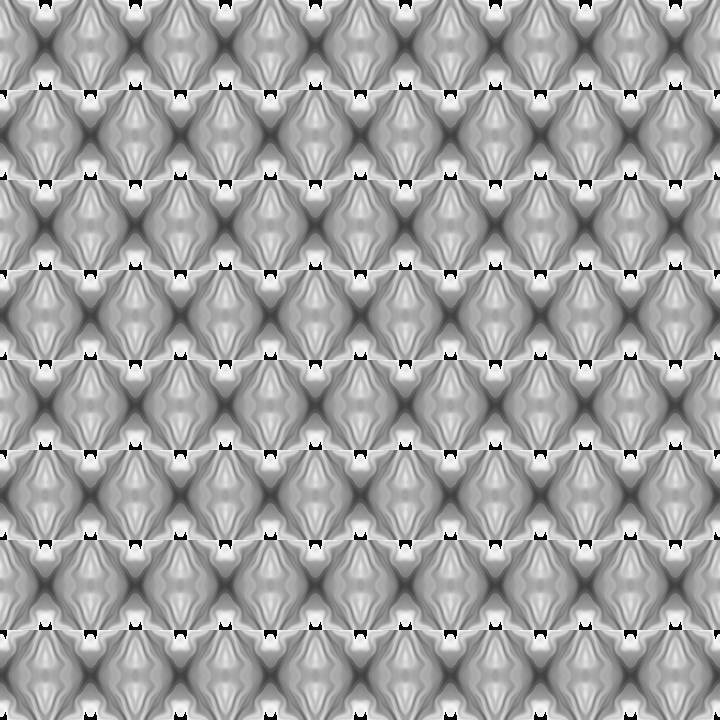
Frame 1 (no input)
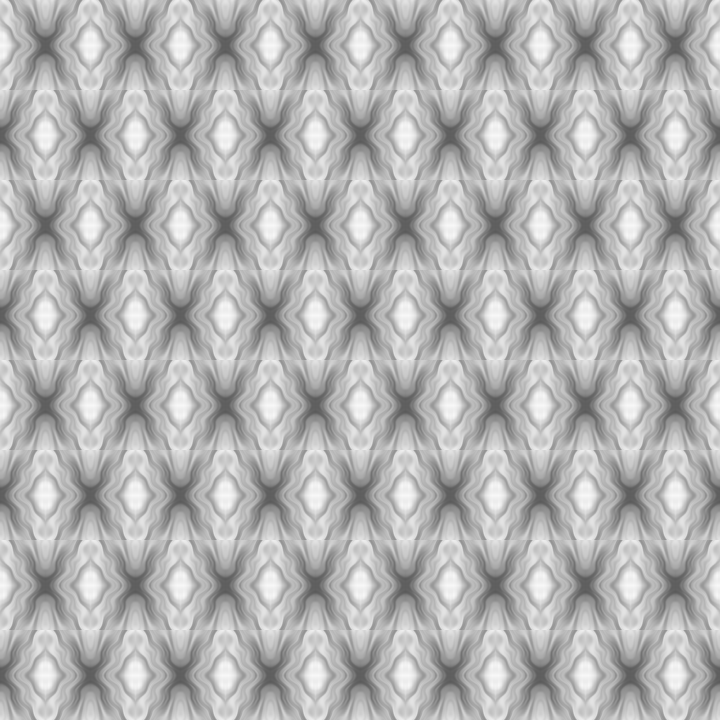
Frame 60 (the mouse pressed at the canvas centre just before this capture)
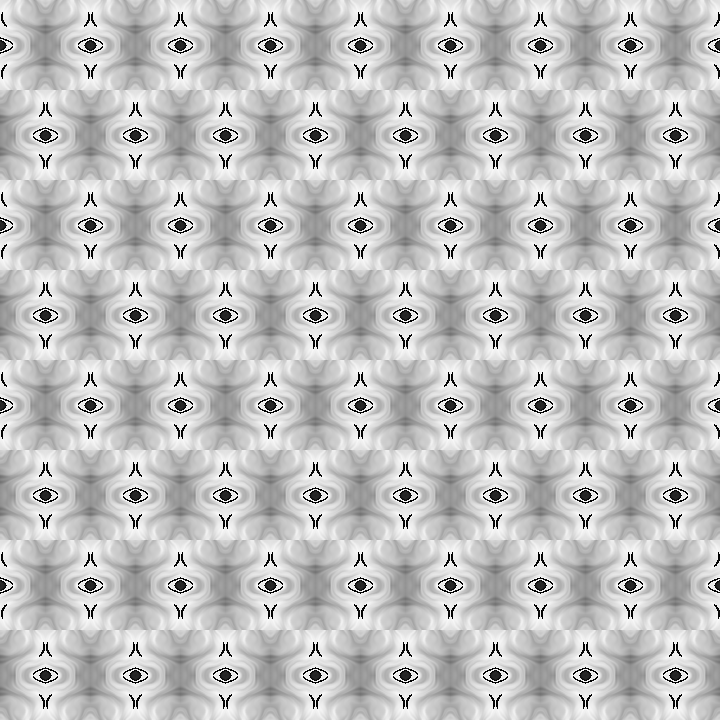
Frame 120 (the mouse held since frame 60 and released just before this capture)

The Processing sketch that drew these frames (run headless with seeded random() and noise(); from frame 60 on, the mouse is pressed at the canvas centre):

// Processing sketch: sketch_1152020_FadingPattern
// ── sketch_1152020_FadingPattern.pde
int x,y;float t,m,n;
void setup(){size(720,720);}
void draw(){
t+=.002;
loadPixels();
for(y=0;y<720;y++)
for(x=0;x<720;x++)
pixels[y*720+x]=color(noise((m=abs((x+(y/90)%2*45)%90-45)*.01)+t,(n=abs(y%90-45)*.01)-t,noise(m,n,t)*10)%.5*500);
updatePixels();}
